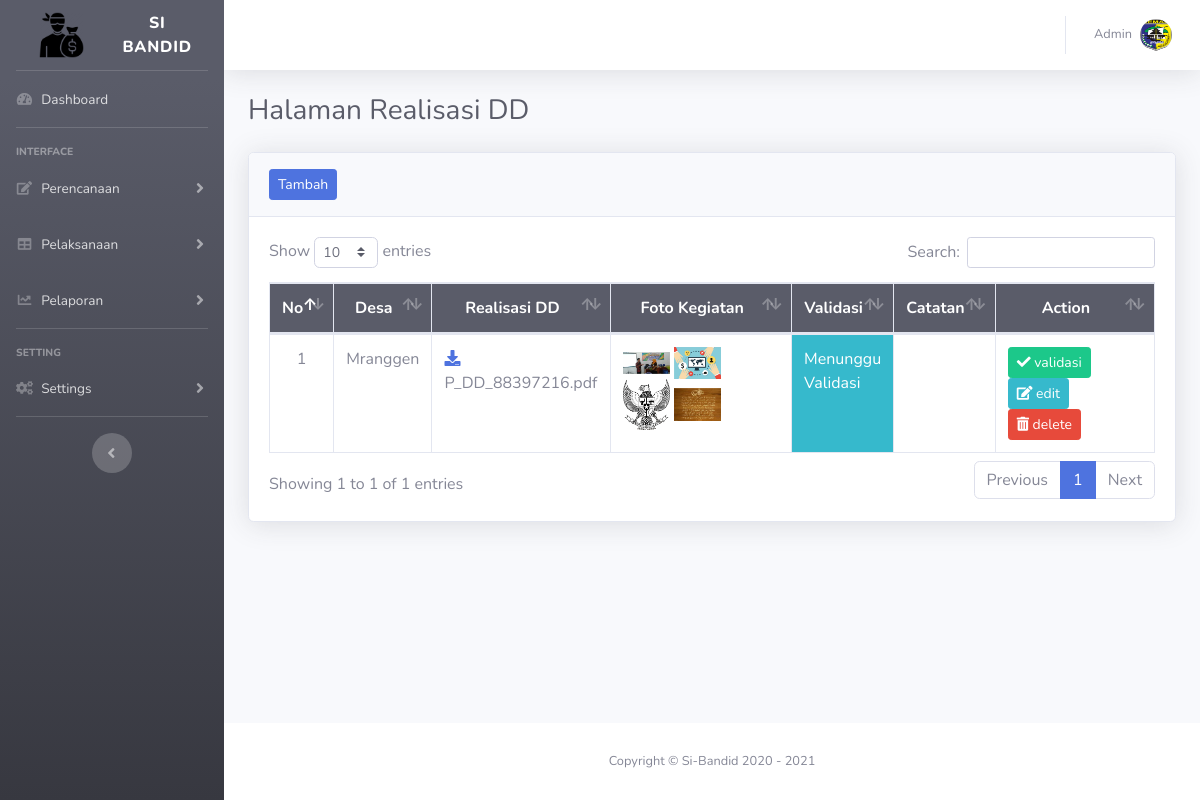
The app's page /index.php?page=p_dd (signed in) with its own data.
### tables this page shows
CREATE TABLE `tb_realisasi_dd` (
  `id_realisasi_dd` int(11) NOT NULL,
  `realisasi_dd` varchar(100) NOT NULL,
  `foto_dd_1` varchar(100) NOT NULL,
  `foto_dd_2` varchar(100) NOT NULL,
  `foto_dd_3` varchar(100) NOT NULL,
  `foto_dd_4` varchar(100) NOT NULL,
  `id_user` int(11) NOT NULL,
  `tahun` year(4) NOT NULL,
  `validasi` varchar(50) NOT NULL,
  `catatan` text NOT NULL
);

CREATE TABLE `tb_user` (
  `id_user` int(11) NOT NULL,
  `username` varchar(50) NOT NULL,
  `password` varchar(255) NOT NULL,
  `nama_user` varchar(50) NOT NULL,
  `level` enum('admin','user') NOT NULL
);

### page/pelaksanaan/dd/p_dd.php (the view, shortened to what this page needs)
<h1 class="h3 mb-4 text-gray-800">Halaman Realisasi DD</h1>
<div class="card shadow mb-4">
  <div class="card-header py-3">
    <a href="#" class="btn btn-sm btn-primary" data-toggle="modal" data-target="#add_p_ddModal">Tambah</a>
  </div>
  <div class="card-body">
    <div class="table-responsive">
      <table class="table table-bordered" id="dataTable" width="100%" cellspacing="0">
        <thead class="bg-dark text-white">
          <tr>
            <th width="3%" class="text-center  align-middle">No</th>
            <th width="5%" class="text-center  align-middle">Desa</th>
            <th class="text-center  align-middle">Realisasi DD</th>
            <th class="text-center  align-middle">Foto Kegiatan</th>
            <th width="5%" class="text-center  align-middle">Validasi</th>
            <th class="text-center  align-middle">Catatan</th>
            <th width="18%" class="text-center  align-middle">Action</th>
          </tr>
        </thead>
        <tbody>
          <?php
          include "asset/inc/config.php";
          $tahun = $_SESSION['tahun'];
          if ($_SESSION['level']=="admin") {
             $query = "SELECT * FROM tb_realisasi_dd
                      INNER JOIN tb_user ON tb_realisasi_dd.id_user = tb_user.id_user AND tahun='$tahun' ORDER BY id_realisasi_dd DESC";
            $result = mysqli_query($koneksi, $query);
          }
            $no = 1;
            while($data = mysqli_fetch_assoc($result))
            {
            ?>
          <tr>
            <td class="text-center"><?php echo "$no"; ?></td>
            <td><?php echo $data['nama_user']; ?></td>
            <td>
              <a href="page/pelaksanaan/dd/file/p_dd/<?php echo $data['realisasi_dd']; ?>">
              <i class="fas fa-download" id="downloadp_dd">&nbsp;&nbsp;</i></a><?php echo $data['realisasi_dd']; ?>
            </td>
            <td>
              <a href="page/pelaksanaan/dd/file/foto/foto1/<?php echo $data['foto_dd_1']; ?>" data-toggle="lightbox" data-title="Foto Kegiatan">
              <img src="page/pelaksanaan/dd/file/foto/foto1/<?php echo $data['foto_dd_1']; ?>" width="30%" height="30%" class="img-fluid" alt="" ></a>
              <a href="page/pelaksanaan/dd/file/foto/foto2/<?php echo $data['foto_dd_2']; ?>" data-toggle="lightbox" data-title="Foto Kegiatan">
              <img src="page/pelaksanaan/dd/file/foto/foto2/<?php echo $data['foto_dd_2']; ?>" width="30%" height="30%" class="img-fluid" alt="" ></a> <br>
              <a href="page/pelaksanaan/dd/file/foto/foto3/<?php echo $data['foto_dd_3']; ?>" data-toggle="lightbox" data-title="Foto Kegiatan">
              <img src="page/pelaksanaan/dd/file/foto/foto3/<?php echo $data['foto_dd_3']; ?>" width="30%" height="30%" class="img-fluid" alt="" ></a>
              <a href="page/pelaksanaan/dd/file/foto/foto4/<?php echo $data['foto_dd_4']; ?>" data-toggle="lightbox" data-title="Foto Kegiatan">
              <img src="page/pelaksanaan/dd/file/foto/foto4/<?php echo $data['foto_dd_4']; ?>" width="30%" height="30%" class="img-fluid" alt="" ></a>
            </td>
            <?php
              $validasi = $data['validasi'];
              $jumlah_karakter    =strlen($validasi);
              if ($jumlah_karakter == 6) {
              $color = "class='bg-danger text-white';";
              }
              elseif ($jumlah_karakter == 8){
              $color = "class='bg-success text-white';";
              }
              elseif ($jumlah_karakter == 17){
              $color = "class='bg-info text-white';";
              }
              elseif ($jumlah_karakter ){
              $color = "class='bg-primary text-white';";
              }
              ?>
            <td <?= $color ?> ><?php echo $validasi; ?></td>
            <td><?php echo $data['catatan']; ?></td>
            <td>
              <?php
                if ($_SESSION['level']=="admin") {
                 echo ''?> <a href="#" class="btn btn-sm btn-success validasi" data-toggle="modal" data-target="#p_ddModal"
                      data-idrealisasi_dd="<?php echo $data["id_realisasi_dd"];?>"
                      data-valid="<?php echo $data["validasi"];?>"
                      data-catat="<?php echo $data["catatan"];?>"
                      ><i class="fas fa-check"></i> validasi</a>
                <?php  ;
                }else{
                 echo '';
                }
               ?>
              <a href="#" class="btn btn-sm btn-info edit" data-toggle="modal" data-target="#edit_p_ddModal"
              data-id_realisasi_dd="<?php echo $data['id_realisasi_dd'];?>"
              data-fotodd1="<?php echo $data['foto_dd_1'];?>"
              data-fotodd2="<?php echo $data['foto_dd_2'];?>"
              data-fotodd3="<?php echo $data['foto_dd_3'];?>"
              data-fotodd4="<?php echo $data['foto_dd_4'];?>"
              ><i class="fas fa-edit"></i> edit</a>
              <a href="page/pelaksanaan/dd/hapus.php?id_realisasi_dd=<?php echo $data['id_realisasi_dd'];?>" onclick="return confirm('Yakin Hapus?')" class="btn btn-sm btn-danger"><i class="fas fa-trash-alt"></i> delete</a>
            </td>
          </tr>
          <?php
          $no++;
          }
          ?>
        </tbody>
      </table>
    </div>
  </div>
</div>

### records on screen
tb_realisasi_dd: id_user.nama_user "Mranggen", realisasi_dd "P_DD_88397216.pdf", foto_dd_1 (picture), foto_dd_2 (picture), foto_dd_3 (picture), foto_dd_4 (picture), validasi "Menunggu Validasi"

### other values on screen
$_SESSION['nama_user'] "Admin"
